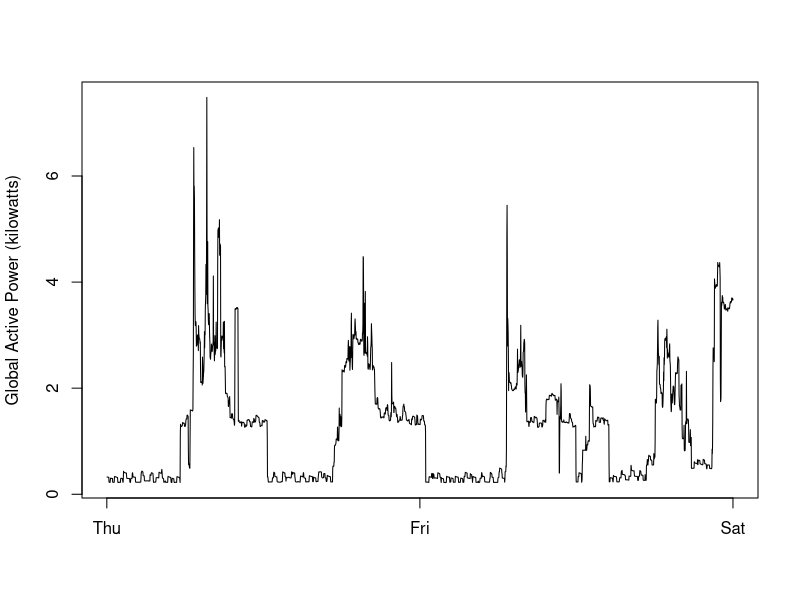

Write R code to recreate this figure.
# data has been filtered into dates 2007-02-01 and 2007-02-02 using a grep and sed

# read into dataframes
data20070201 <- read.csv("20070201-household_power_consumption.txt", sep = ";")
data20070202 <- read.csv("20070202-household_power_consumption.txt", sep = ";")
dataset <- rbind(data20070201, data20070202)
rm(data20070201, data20070202)

# Plot line graph without setting x-axis labels
plot(dataset$Global_active_power, type = 'l', xlab="", ylab = "Global Active Power (kilowatts)", xaxt = "n")

# create axis by doing the following:
# (a) as the data points are 1mins apart
# (b) set the tick marks to be 24 x 60 = 1440 apart
v1 <- c(0, 1440, 2880)
v2 <- c("Thu", "Fri", "Sat")
axis(side = 1, at = v1, labels = v2)

# Write to PNG
dev.copy(png, "plot2.png", width=480, height=480)
dev.off()